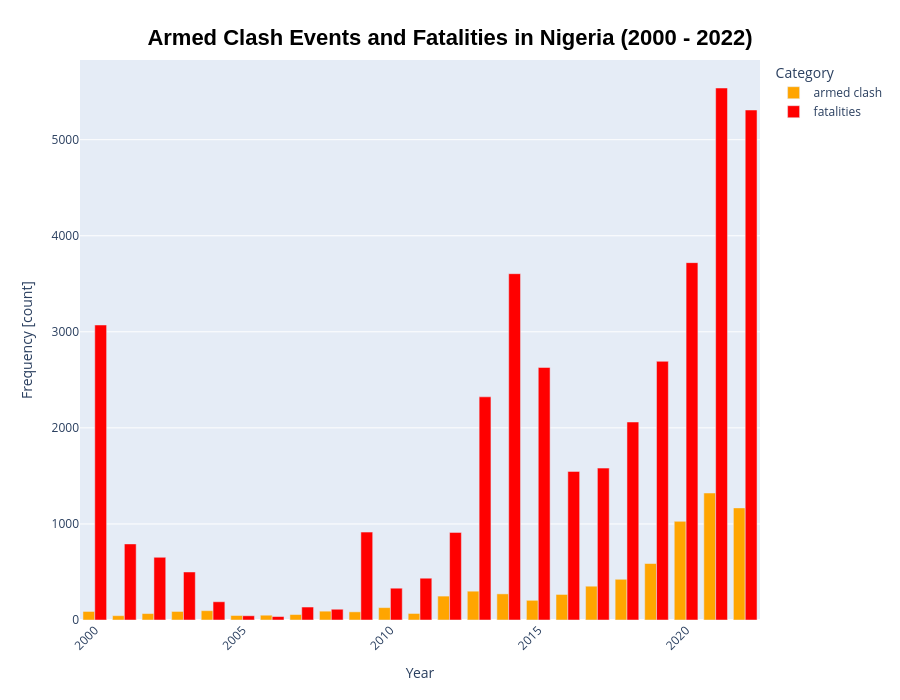

Notebook code for this chart:
### Code cell
# Number of armed clash events and fatalities in each YEAR (2000 -2022) in Nigeria
armed_fat_year_bar_title = "Armed Clash Events and Fatalities in Nigeria (2000 - 2022)"

acled_nga_year_fig = build_group_bar(
    nga_armed_fat_agg_yr,
    x_column="year",
    y_columns=["armed clash", "fatalities"],
    bar_title=armed_fat_year_bar_title,
    axis_x="Year"
)
acled_nga_year_fig.show()


#acled_nga_year_fig.write_image("Maps_charts/Conflicts_and_Fat_NGA_Year_Bar.png")

### Figure 1 — Plotly figure (JSON) as saved in the notebook; plotly's stock layout.template omitted (floating-point values rounded to 4 significant figures)
{"data": [{"alignmentgroup": "True", "hovertemplate": "variable=armed clash<br>year=%{x}<br>value=%{y}<extra></extra>", "legendgroup": "armed clash", "marker": {"color": "orange", "pattern": {"shape": ""}}, "name": "armed clash", "offsetgroup": "armed clash", "orientation": "v", "showlegend": true, "textposition": "auto", "type": "bar", "x": [2000, 2001, 2002, 2003, 2004, 2005, 2006, 2007, 2008, 2009, 2010, 2011, 2012, 2013, 2014, 2015, 2016, 2017, 2018, 2019, 2020, 2021, 2022], "xaxis": "x", "y": [89, 45, 67, 89, 97, 47, 50, 57, 92, 85, 129, 68, 249, 300, 272, 205, 266, 352, 424, 588, 1027, 1322, 1167], "yaxis": "y"}, {"alignmentgroup": "True", "hovertemplate": "variable=fatalities<br>year=%{x}<br>value=%{y}<extra></extra>", "legendgroup": "fatalities", "marker": {"color": "red", "pattern": {"shape": ""}}, "name": "fatalities", "offsetgroup": "fatalities", "orientation": "v", "showlegend": true, "textposition": "auto", "type": "bar", "x": [2000, 2001, 2002, 2003, 2004, 2005, 2006, 2007, 2008, 2009, 2010, 2011, 2012, 2013, 2014, 2015, 2016, 2017, 2018, 2019, 2020, 2021, 2022], "xaxis": "x", "y": [3071, 792, 653, 500, 190, 44, 36, 135, 112, 915, 331, 435, 912, 2323, 3605, 2629, 1547, 1581, 2061, 2693, 3720, 5538, 5309], "yaxis": "y"}], "layout": {"barmode": "group", "height": 700, "legend": {"title": {"text": "Category"}, "tracegroupgap": 0}, "margin": {"t": 60}, "title": {"font": {"color": "black", "family": "Arial", "size": 22}, "text": "<b>Armed Clash Events and Fatalities in Nigeria (2000 - 2022)</b>", "x": 0.5, "xanchor": "center", "yanchor": "top"}, "xaxis": {"anchor": "y", "domain": [0, 1], "tickangle": -45, "title": {"text": "Year"}}, "yaxis": {"anchor": "x", "domain": [0, 1], "title": {"font": {"size": 14}, "text": "Frequency [count]"}}}}
